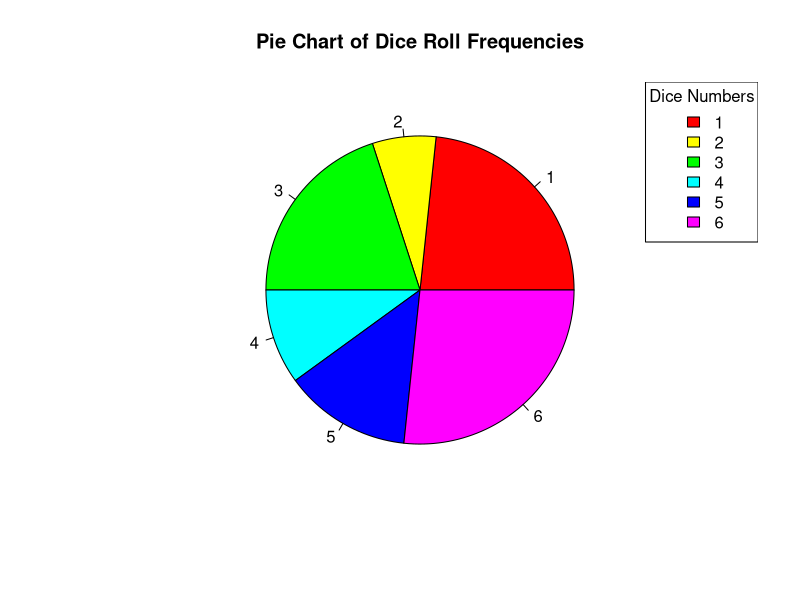

Generate this figure with R:
# Q1. Draw a pie chart using R programming for the following datadistribution:
# Digits on
# Dice
# 1 2 3 4 5 6
# Frequency of
# getting each
# number
# 7 2 6 3 4 8

# Step 1: Define the data
dice_numbers <- c(1, 2, 3, 4, 5, 6)
frequencies <- c(7, 2, 6, 3, 4, 8)

# Step 2: Create the pie chart
pie(frequencies, 
    labels = dice_numbers, 
    main = "Pie Chart of Dice Roll Frequencies", 
    col = rainbow(length(frequencies)))

# Optional: Add a legend
legend("topright", 
       legend = dice_numbers, 
       fill = rainbow(length(frequencies)), 
       title = "Dice Numbers")
